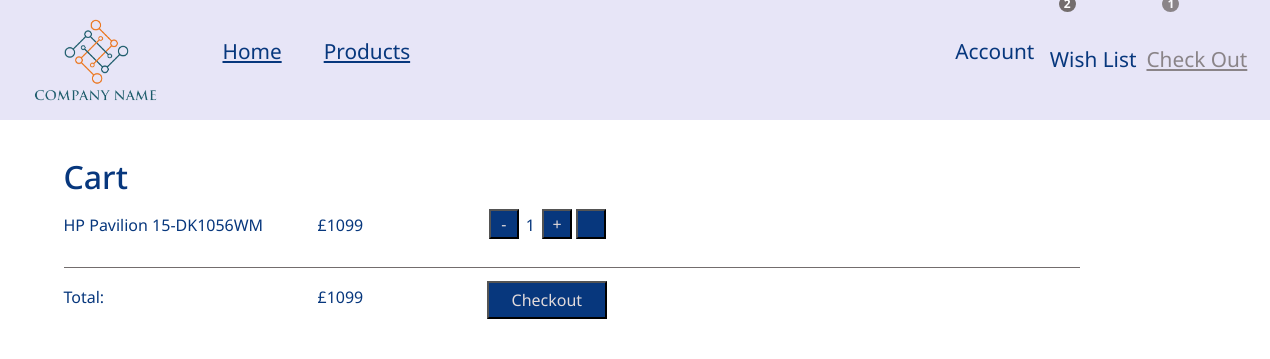
Page /showcart (signed in) on the earlier database version.
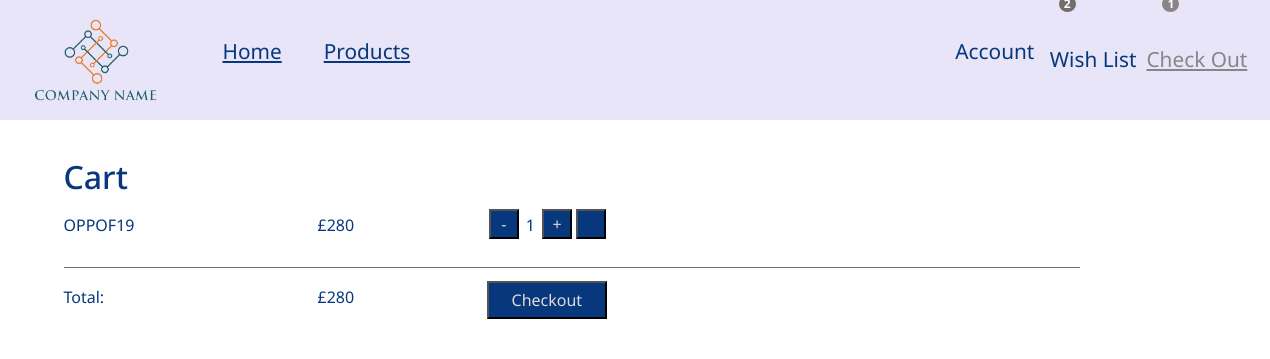
Same page on the later database version.
### profiles/models.py (models this page shows, shortened)
class ProductSet(models.Model):
    user = models.ForeignKey(User, on_delete = models.CASCADE )
    product = models.ForeignKey(Product, on_delete = models.CASCADE)
    quantity = models.PositiveIntegerField(default=1)
    def getTotalCost(self):
        return self.product.price * self.quantity
    def getCartItems(request):
        if request.user.is_authenticated:
            profile = Profile.objects.get(user = request.user)
            productsets = profile.cart.all()
            return productsets
    def sumCart(request):
        if request.user.is_authenticated:
            profile = Profile.objects.get(user = request.user)
            productsets = profile.cart.all()
            sum = 0
            for productset in productsets:
                sum += productset.product.price * productset.quantity
            return sum

### store/models.py (models this page shows, shortened)
class Product(models.Model):
    CATEGORIES = (
        ('Smartphone', 'Smartphone'),
        ('Laptop', 'Laptop'),
    )
    BRANDS = (
        ('Apple', 'Apple'),
        ('Samsung', 'Samsung'),
        ('OPPO', 'OPPO'),
        ('Huawei', 'Huawei'),
        ('Microsoft', 'Microsoft'),
        ('Infinix', 'Infinix'),
        ('HP', 'HP'),
    )
    id = models.IntegerField(primary_key=True, unique=True)
    title = models.CharField(max_length=100)
    description = models.TextField()
    price = models.PositiveIntegerField()
    thumbnail = models.CharField(max_length=100)
    brand = models.CharField(max_length=100, choices=BRANDS)
    category = models.CharField(max_length=100, choices=CATEGORIES)
    rating = models.FloatField()
    stock = models.PositiveIntegerField()
    discount = models.FloatField()
    class Meta:
        ordering = ["id"]

### store/views.py (the view)
# urls.py: path('showcart', views.showCart, name="showcart"),
def showCart(request):
    productsets = ProductSet.getCartItems(request)
    total = ProductSet.sumCart(request)
    context = {'productsets': productsets, 'total': total }
    return render(request, "showcart.html", context)

### store/templates/showcart.html (shortened to what this page needs)
{% extends 'base.html' %}
{% load static %}
{% load icons %}
{% load bootstrap5 %}
{% block css %}
    <link href="{% static 'styles/base.css' %}" rel="stylesheet" >
    <link href="{% static 'styles/showcart.css' %}" rel="stylesheet">
{% endblock %}
{% block content %}
<div class="product-container">
  <h2>Cart</h2>
  {% if productsets %}
    {% for productset in productsets %}
        <div class="product" id='{{ productset.product.id }}'>
          <p>{{ productset.product.title }}</p>
          <p>£{{ productset.getTotalCost }}</p>
          <div id="quantity">
            <form action="{% url 'decrement' productset.product.id  %}" method="post">
              <button>-</button>
            </form>
            <p>{{ productset.quantity }}</p>
            <form action="{% url 'increment' productset.product.id %}" method="post">
              <button>+</button>
            </form>
            <div>
              <form action="{% url 'removeCartItem' productset.product.id %}" method="post">
                  <button type="submit">{% icon 'trash' %}</button>
              </form>
            </div>
          </div>
        </div>
    {% endfor %}
    <div class="product total">
      <p>Total: </p ><p id="total" totalToDisplay=0 total={{total}}>£{{total}}</p>
      <button id="submitBtn" class="pay-now" type="submit">Checkout</button>
    </div>
  {% endif %}
{% endblock %}

Differences in the rows shown:
no longer on this page (row unchanged): ProductSet: product "HP Pavilion 15-DK1056WM", getTotalCost "1099", quantity "1"
added ProductSet: product "OPPOF19", getTotalCost "280", quantity "1"
Other differences:
{{ total }}: "1099" → "280"
